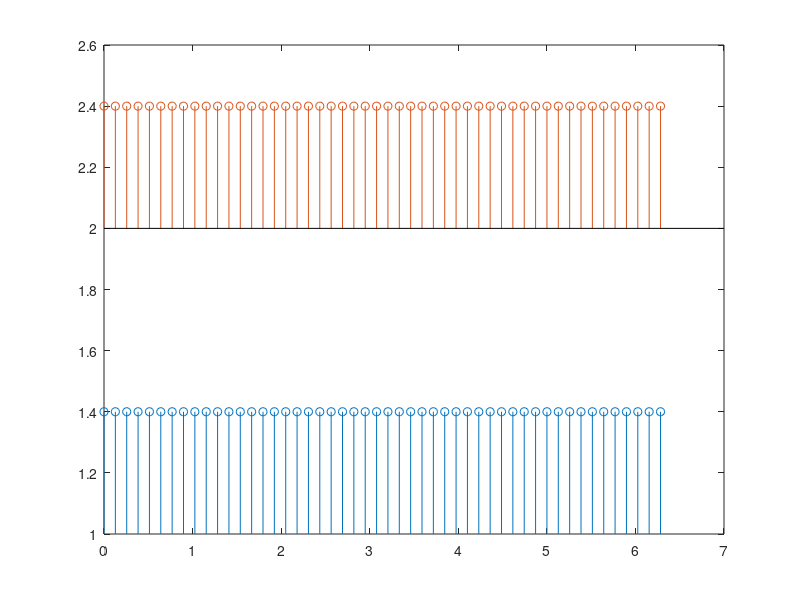

Reproduce this figure in MATLAB.
X = linspace(0,2*pi,50)';
y1=1+ones(length(X),1)*0.4;
y2=2+ones(length(X),1)*0.4;
figure;stem(X,y1,'BaseValue',1,'ShowBaseLine','off');hold on;


stem(X,y2,'BaseValue',2);hold on;